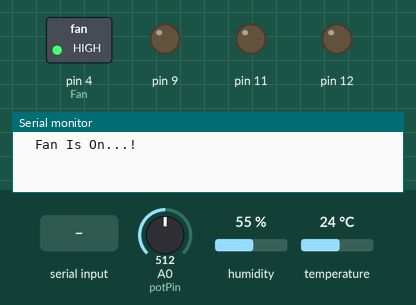
The sketch below on a simulated Arduino Uno, built with avr-gcc and run on an emulated ATmega328P. Parts: switched loads named in the sketch (green lamp = pin HIGH), output pins drawn as LEDs (lit = HIGH), the last lines printed to the serial monitor. Inputs (shaded band) come from the test bench; at power-on: temperature 24 °C, A0 (potPin) = 512, humidity 55 %. The modem accepts every AT command (registered, SIM ready, sends succeed) and sends nothing else.

Above: at 3.2 s.
3.3 s: "1" received over Serial
At 6.3 s:
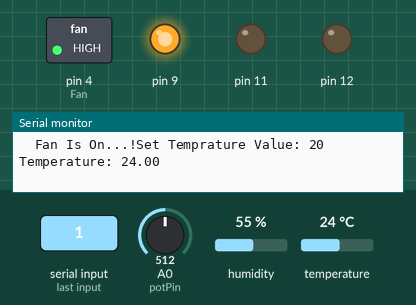
6.9 s: temperature set to 22 °C
13.2 s: temperature set to 19 °C
At 14.5 s:
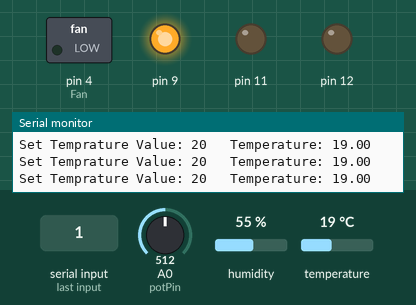
15.0 s: "5" received over Serial
At 16.2 s:
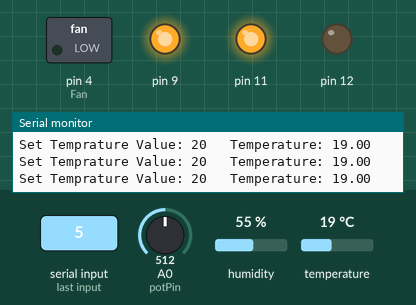
16.5 s: A0 (potPin) set to 476
At 17.7 s:
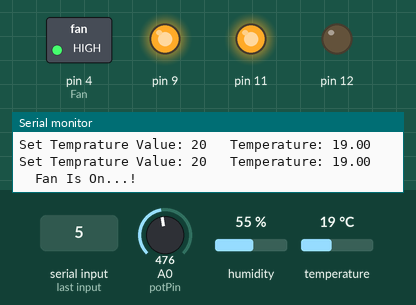
18.0 s: "2" received over Serial
At 20.8 s:
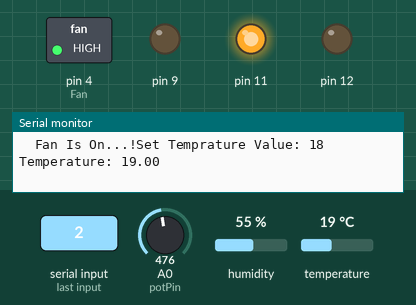
Timing chart, 0 to 22.3 s (numbered marks = the images above; inputs shaded):
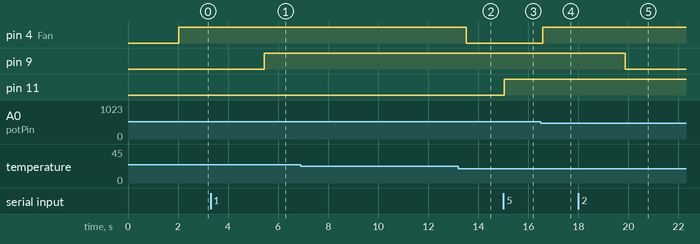

The sketch:

sketch_nov13a.ino
```cpp
#include <DHT.h>
#include <SoftwareSerial.h>

SoftwareSerial sim900A(7, 8);  // RX, TX pins on Arduino

#define DHTPIN 2    // Pin where the DHT11 is connected
#define DHTTYPE DHT11   // DHT 11
#define Fan 4

bool state = true;

DHT dht(DHTPIN, DHTTYPE);
const int potPin = A0;  // Pin connected to the potentiometer

void setup() {
  Serial.begin(9600);

  sim900A.begin(9600);

  delay(2000);
  dht.begin();
  pinMode(Fan,OUTPUT);
  pinMode(9,OUTPUT);
  pinMode(11,OUTPUT);
  pinMode(12,OUTPUT);
}

void loop() {
  int potValue = analogRead(potPin);  // Read the analog value from the potentiometer
  int val = map(potValue,0,1023,0,40);

  float humidity = dht.readHumidity();
  float temperature = dht.readTemperature();

  if (isnan(humidity) || isnan(temperature)) {
    Serial.println("Failed to read from DHT sensor!");
    return;
  }
  else if(temperature > val){
    Serial.print("\tFan Is On...!");
    digitalWrite(Fan,HIGH);
    if(state == true){
      sendSMS("+94725815118", "Temprature is Grather than Set Value.Fan is On!");  // Replace with the recipient's phone number
      state = false;
    }
  }else{
    digitalWrite(Fan,LOW);
    state = true;
  }

  Serial.print("Set Temprature Value: ");
  Serial.print(val);

  Serial.print("\t Temperature: ");
  Serial.println(temperature);

  delay(100);  // Add a delay to make the readings more readable


  if (Serial.available() > 0) {
    char data = Serial.read(); // Read the incoming data
    Serial.print("Received: ");
    Serial.println(data);

    if (data == '1'){
      digitalWrite(9,HIGH);
    }
    if(data == '2'){
      digitalWrite(9,LOW);
    }
    if (data == '5'){
      digitalWrite(11,HIGH);
    }
    if(data == '6'){
      digitalWrite(11,LOW);
    }
  }

}

void sendSMS(String phoneNumber, String message) {
  sim900A.println("AT+CMGF=1");  // Set SMS mode to text
  delay(1000);

  sim900A.print("AT+CMGS=\"");
  sim900A.print(phoneNumber);
  sim900A.println("\"");

  delay(1000);

  sim900A.print(message);
  delay(100);
  sim900A.write(26);  // Send Ctrl+Z to indicate the end of the message
  delay(1000);

  Serial.println("SMS Sent!");

}
```

Measured:
- the behaviour switches between 21 and 20 °C on temperature (found by bisection; images 1 and 2)
- the behaviour switches between 486 and 485 on A0 (potPin) (found by bisection; images 3 and 4)
- after the input at 3.3 s, pin 9: LOW → HIGH after 2.1 s
- after the input at 13.2 s, pin 4 (Fan): HIGH → LOW after 0.33 s
- after the input at 15.0 s, pin 11: LOW → HIGH at once
- after the input at 16.5 s, pin 4 (Fan): LOW → HIGH after 0.08 s
- after the input at 18.0 s, pin 9: HIGH → LOW after 1.9 s
